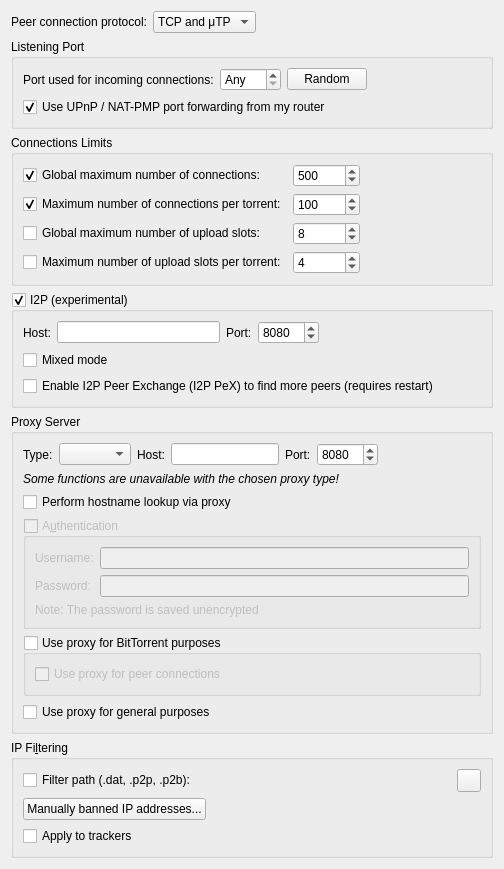
          <widget class="QWidget" name="scrollAreaWidgetContents_3">
           <property name="geometry">
            <rect>
             <x>0</x>
             <y>0</y>
             <width>504</width>
             <height>848</height>
            </rect>
           </property>
           <layout class="QVBoxLayout" name="verticalLayout_20">
            <item>
             <layout class="QHBoxLayout" name="horizontalLayout_12">
              <item>
               <widget class="QLabel" name="label_24">
                <property name="text">
                 <string>Peer connection protocol:</string>
                </property>
               </widget>
              </item>
              <item>
               <widget class="QComboBox" name="comboProtocol">
                <item>
                 <property name="text">
                  <string>TCP and μTP</string>
                 </property>
                </item>
                <item>
                 <property name="text">
                  <string notr="true">TCP</string>
                 </property>
                </item>
                <item>
                 <property name="text">
                  <string notr="true">μTP</string>
                 </property>
                </item>
               </widget>
              </item>
              <item>
               <spacer name="horizontalSpacer_23">
                <property name="orientation">
                 <enum>Qt::Orientation::Horizontal</enum>
                </property>
                <property name="sizeHint" stdset="0">
                 <size>
                  <width>40</width>
                  <height>20</height>
                 </size>
                </property>
               </spacer>
              </item>
             </layout>
            </item>
            <item>
             <widget class="QGroupBox" name="ListeningPortBox">
              <property name="title">
               <string>Listening Port</string>
              </property>
              <layout class="QVBoxLayout" name="listeningPortLayout">
               <item>
                <layout class="QHBoxLayout" name="listeningPortLayout2">
                 <item>
                  <widget class="QLabel" name="lbl_ports">
                   <property name="text">
                    <string>Port used for incoming connections:</string>
                   </property>
                  </widget>
                 </item>
                 <item>
                  <widget class="QSpinBox" name="spinPort">
                   <property name="toolTip">
                    <string>Set to 0 to let your system pick an unused port</string>
                   </property>
                   <property name="specialValueText">
                    <string>Any</string>
                   </property>
                   <property name="maximum">
                    <number>65535</number>
                   </property>
                  </widget>
                 </item>
                 <item>
                  <widget class="QPushButton" name="randomButton">
                   <property name="text">
                    <string>Random</string>
                   </property>
                  </widget>
                 </item>
                 <item>
                  <spacer name="horizontalSpacer_4">
                   <property name="orientation">
                    <enum>Qt::Orientation::Horizontal</enum>
                   </property>
                   <property name="sizeHint" stdset="0">
                    <size>
                     <width>40</width>
                     <height>20</height>
                    </size>
                   </property>
                  </spacer>
                 </item>
                </layout>
               </item>
               <item>
                <widget class="QCheckBox" name="checkUPnP">
                 <property name="text">
                  <string>Use UPnP / NAT-PMP port forwarding from my router</string>
                 </property>
                 <property name="checked">
                  <bool>true</bool>
                 </property>
                </widget>
               </item>
              </layout>
             </widget>
            </item>
            <item>
             <widget class="QGroupBox" name="nbConnecBox">
              <property name="title">
               <string>Connections Limits</string>
              </property>
              <layout class="QGridLayout" name="gridLayout">
               <item row="0" column="0">
                <widget class="QCheckBox" name="checkMaxConnections">
                 <property name="text">
                  <string>Global maximum number of connections:</string>
                 </property>
                 <property name="checked">
                  <bool>true</bool>
                 </property>
                </widget>
               </item>
               <item row="0" column="1">
                <widget class="QSpinBox" name="spinMaxConnec">
                 <property name="enabled">
                  <bool>true</bool>
                 </property>
                 <property name="minimum">
                  <number>2</number>
                 </property>
                 <property name="maximum">
                  <number>2147483647</number>
                 </property>
                 <property name="value">
                  <number>500</number>
                 </property>
                </widget>
               </item>
               <item row="0" column="2">
                <spacer name="horizontalSpacer_3">
                 <property name="orientation">
                  <enum>Qt::Orientation::Horizontal</enum>
                 </property>
                 <property name="sizeHint" stdset="0">
                  <size>
                   <width>40</width>
                   <height>20</height>
                  </size>
                 </property>
                </spacer>
               </item>
               <item row="1" column="0">
                <widget class="QCheckBox" name="checkMaxConnectionsPerTorrent">
                 <property name="text">
                  <string>Maximum number of connections per torrent:</string>
                 </property>
                 <property name="checked">
                  <bool>true</bool>
                 </property>
                </widget>
               </item>
               <item row="1" column="1">
                <widget class="QSpinBox" name="spinMaxConnecPerTorrent">
                 <property name="minimum">
                  <number>2</number>
                 </property>
                 <property name="maximum">
                  <number>2147483647</number>
                 </property>
                 <property name="value">
                  <number>100</number>
                 </property>
                </widget>
               </item>
               <item row="2" column="0">
                <widget class="QCheckBox" name="checkMaxUploads">
                 <property name="text">
                  <string>Global maximum number of upload slots:</string>
                 </property>
                </widget>
               </item>
               <item row="2" column="1">
                <widget class="QSpinBox" name="spinMaxUploads">
                 <property name="maximum">
                  <number>2147483647</number>
                 </property>
                 <property name="value">
                  <number>8</number>
                 </property>
                </widget>
               </item>
               <item row="3" column="0">
                <widget class="QCheckBox" name="checkMaxUploadsPerTorrent">
                 <property name="text">
                  <string>Maximum number of upload slots per torrent:</string>
                 </property>
                </widget>
               </item>
               <item row="3" column="1">
                <widget class="QSpinBox" name="spinMaxUploadsPerTorrent">
                 <property name="maximum">
                  <number>2147483647</number>
                 </property>
                 <property name="value">
                  <number>4</number>
                 </property>
                </widget>
               </item>
              </layout>
             </widget>
            </item>
            <item>
             <widget class="QGroupBox" name="groupI2P">
              <property name="title">
               <string>I2P (experimental)</string>
              </property>
              <property name="checkable">
               <bool>true</bool>
              </property>
              <property name="checked">
               <bool>true</bool>
              </property>
              <layout class="QVBoxLayout" name="verticalLayout_40">
               <item>
                <layout class="QHBoxLayout" name="i2pLayout">
                 <item>
                  <widget class="QLabel" name="labelI2PHost">
                   <property name="text">
                    <string>Host:</string>
                   </property>
                  </widget>
                 </item>
                 <item>
                  <widget class="QLineEdit" name="textI2PHost"/>
                 </item>
                 <item>
                  <widget class="QLabel" name="labelI2PPort">
                   <property name="text">
                    <string>Port:</string>
                   </property>
                  </widget>
                 </item>
                 <item>
                  <widget class="QSpinBox" name="spinI2PPort">
                   <property name="minimum">
                    <number>1</number>
                   </property>
                   <property name="maximum">
                    <number>65535</number>
                   </property>
                   <property name="value">
                    <number>8080</number>
                   </property>
                  </widget>
                 </item>
                 <item>
                  <spacer name="horizontalSpacer_22">
                   <property name="orientation">
                    <enum>Qt::Orientation::Horizontal</enum>
                   </property>
                   <property name="sizeHint" stdset="0">
                    <size>
                     <width>40</width>
                     <height>20</height>
                    </size>
                   </property>
                  </spacer>
                 </item>
                </layout>
               </item>
               <item>
                <widget class="QCheckBox" name="checkI2PMixed">
                 <property name="toolTip">
                  <string>&lt;html&gt;&lt;head/&gt;&lt;body&gt;&lt;p&gt;If "mixed mode" is enabled I2P torrents are allowed to also get peers from other sources than the tracker, and connect to regular IPs, not providing any anonymization. This may be useful if the user is not interested in the anonymization of I2P, but still wants to be able to connect to I2P peers.&lt;/p&gt;&lt;/body&gt;&lt;/html&gt;</string>
                 </property>
                 <property name="text">
                  <string>Mixed mode</string>
                 </property>
                </widget>
               </item>
               <item>
                <widget class="QCheckBox" name="checkI2PPeX">
                 <property name="text">
                  <string>Enable I2P Peer Exchange (I2P PeX) to find more peers (requires restart)</string>
                 </property>
                </widget>
               </item>
              </layout>
             </widget>
            </item>
            <item>
             <widget class="QGroupBox" name="groupProxy">
              <property name="enabled">
               <bool>true</bool>
              </property>
              <property name="title">
               <string>Proxy Server</string>
              </property>
              <layout class="QVBoxLayout" name="verticalLayout_29">
               <item>
                <layout class="QHBoxLayout" name="proxyTypeLayout">
                 <item>
                  <widget class="QLabel" name="ProxyType_lbl">
                   <property name="text">
                    <string>Type:</string>
                   </property>
                  </widget>
                 </item>
                 <item>
                  <widget class="QComboBox" name="comboProxyType"/>
                 </item>
                 <item>
                  <widget class="QLabel" name="lblProxyIP">
                   <property name="text">
                    <string>Host:</string>
                   </property>
                  </widget>
                 </item>
                 <item>
                  <widget class="QLineEdit" name="textProxyIP"/>
                 </item>
                 <item>
                  <widget class="QLabel" name="lblProxyPort">
                   <property name="text">
                    <string>Port:</string>
                   </property>
                  </widget>
                 </item>
                 <item>
                  <widget class="QSpinBox" name="spinProxyPort">
                   <property name="minimum">
                    <number>1</number>
                   </property>
                   <property name="maximum">
                    <number>65535</number>
                   </property>
                   <property name="value">
                    <number>8080</number>
                   </property>
                  </widget>
                 </item>
                 <item>
                  <spacer name="horizontalSpacer_24">
                   <property name="orientation">
                    <enum>Qt::Orientation::Horizontal</enum>
                   </property>
                   <property name="sizeHint" stdset="0">
                    <size>
                     <width>20</width>
                     <height>20</height>
                    </size>
                   </property>
                  </spacer>
                 </item>
                </layout>
               </item>
               <item>
                <widget class="QLabel" name="labelProxyTypeUnavailable">
                 <property name="font">
                  <font>
                   <italic>true</italic>
                  </font>
                 </property>
                 <property name="text">
                  <string>Some functions are unavailable with the chosen proxy type!</string>
                 </property>
                </widget>
               </item>
               <item>
                <widget class="QCheckBox" name="checkProxyHostnameLookup">
                 <property name="toolTip">
                  <string>If checked, hostname lookups are done via the proxy</string>
                 </property>
                 <property name="text">
                  <string>Perform hostname lookup via proxy</string>
                 </property>
                </widget>
               </item>
               <item>
                <widget class="QGroupBox" name="checkProxyAuth">
                 <property name="enabled">
                  <bool>false</bool>
                 </property>
                 <property name="title">
                  <string>A&amp;uthentication</string>
                 </property>
                 <property name="checkable">
                  <bool>true</bool>
                 </property>
                 <property name="checked">
                  <bool>false</bool>
                 </property>
                 <layout class="QVBoxLayout" name="verticalLayout_24">
                  <item>
                   <layout class="QGridLayout" name="gridLayout_12">
                    <item row="0" column="0">
                     <widget class="QLabel" name="lblProxyUsername">
                      <property name="text">
                       <string>Username:</string>
                      </property>
                     </widget>
                    </item>
                    <item row="0" column="1">
                     <widget class="QLineEdit" name="textProxyUsername"/>
                    </item>
                    <item row="1" column="0">
                     <widget class="QLabel" name="lblProxyPassword">
                      <property name="text">
                       <string>Password:</string>
                      </property>
                     </widget>
                    </item>
                    <item row="1" column="1">
                     <widget class="QLineEdit" name="textProxyPassword">
                      <property name="echoMode">
                       <enum>QLineEdit::EchoMode::Password</enum>
                      </property>
                     </widget>
                    </item>
                   </layout>
                  </item>
                  <item>
                   <widget class="QLabel" name="label_23">
                    <property name="text">
                     <string>Note: The password is saved unencrypted</string>
                    </property>
                   </widget>
                  </item>
                 </layout>
                </widget>
               </item>
               <item>
                <widget class="QGroupBox" name="checkProxyBitTorrent">
                 <property name="title">
                  <string>Use proxy for BitTorrent purposes</string>
                 </property>
                 <property name="checkable">
                  <bool>true</bool>
                 </property>
                 <property name="checked">
                  <bool>false</bool>
                 </property>
                 <layout class="QVBoxLayout" name="verticalLayoutProxyBitTorrent">
                  <item>
                   <widget class="QCheckBox" name="checkProxyPeerConnections">
                    <property name="toolTip">
                     <string>Otherwise, the proxy server is only used for tracker connections</string>
                    </property>
                    <property name="text">
                     <string>Use proxy for peer connections</string>
                    </property>
                   </widget>
                  </item>
                 </layout>
                </widget>
               </item>
               <item>
                <widget class="QCheckBox" name="checkProxyMisc">
                 <property name="toolTip">
                  <string>Software updates or anything else will use proxy</string>
                 </property>
                 <property name="text">
                  <string>Use proxy for general purposes</string>
                 </property>
                 <property name="checked">
                  <bool>false</bool>
                 </property>
                </widget>
               </item>
              </layout>
             </widget>
            </item>
            <item>
             <widget class="QGroupBox" name="groupIPFilter">
              <property name="title">
               <string>IP Fi&amp;ltering</string>
              </property>
              <layout class="QVBoxLayout" name="verticalLayout_17">
               <item>
                <layout class="QHBoxLayout" name="horizontalLayout_11">
                 <item>
                  <widget class="QCheckBox" name="checkIPFilter">
                   <property name="text">
                    <string>Filter path (.dat, .p2p, .p2b):</string>
                   </property>
                  </widget>
                 </item>
                 <item>
                  <widget class="FileSystemPathLineEdit" name="textFilterPath" native="true"/>
                 </item>
                 <item>
                  <widget class="QToolButton" name="IpFilterRefreshBtn">
                   <property name="toolTip">
                    <string>Reload the filter</string>
                   </property>
                  </widget>
                 </item>
                </layout>
               </item>
               <item>
                <widget class="QPushButton" name="banListButton">
                 <property name="sizePolicy">
                  <sizepolicy hsizetype="Fixed" vsizetype="Fixed">
                   <horstretch>0</horstretch>
                   <verstretch>0</verstretch>
                  </sizepolicy>
                 </property>
                 <property name="text">
                  <string>Manually banned IP addresses...</string>
                 </property>
                </widget>
               </item>
               <item>
                <widget class="QCheckBox" name="checkIpFilterTrackers">
                 <property name="text">
                  <string>Apply to trackers</string>
                 </property>
                </widget>
               </item>
              </layout>
             </widget>
            </item>
            <item>
             <spacer name="verticalSpacer_3">
              <property name="orientation">
               <enum>Qt::Orientation::Vertical</enum>
              </property>
              <property name="sizeHint" stdset="0">
               <size>
                <width>20</width>
                <height>40</height>
               </size>
              </property>
             </spacer>
            </item>
           </layout>
          </widget>
